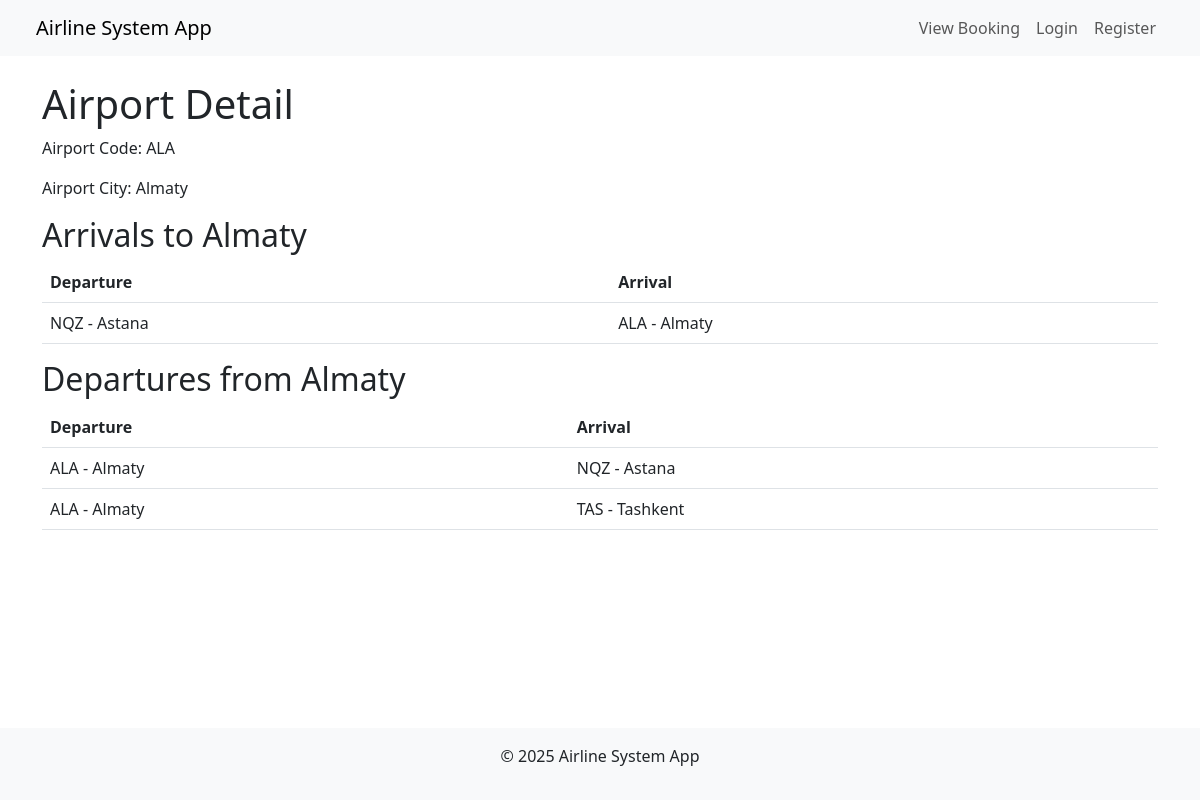
Page /airports/ALA/ on the committed database.
### flights/models.py (models this page shows, shortened)
class Airport(models.Model):
    code = models.CharField(max_length=3, unique=True)
    city = models.CharField(max_length=100)
    def __str__(self):
        return f"{self.code} - {self.city}"

class Flight(models.Model):
    origin = models.ForeignKey(Airport, on_delete=models.CASCADE, related_name="departures")
    destination = models.ForeignKey(Airport, on_delete=models.CASCADE, related_name="arrivals")
    duration = models.PositiveIntegerField()
    capacity = models.PositiveIntegerField()

### flights/views.py (the view)
# urls.py: path('airports/<str:code>/', views.airport_detail, name='airport_detail'),
def airport_detail(request, code):
    airport = models.Airport.objects.get(code=code)
    departures = airport.departures.all()
    arrivals = airport.arrivals.all()
    context = {
        'airport': airport,
        'departures': departures,
        'arrivals': arrivals
    }
    return render(request, 'flights/airport_detail.html', context)

### flights/templates/flights/airport_detail.html (shortened to what this page needs)
{% extends 'base.html' %}
{% block content %}
<h1>Airport Detail</h1>
<p>Airport Code: {{ airport.code }}</p>
<p>Airport City: {{ airport.city }}</p>
<h2>Arrivals to {{ airport.city }}</h2>
<table class="table">
    <thead>
        <tr>
            <th>Departure</th>
            <th>Arrival</th>
        </tr>
    </thead>
    <tbody>
        {% for flight in arrivals %}
        <tr>
            <td>{{ flight.origin }}</td>
            <td>{{ flight.destination }}</td>
        </tr>
        {% endfor %}
    </tbody>
</table>
<h2>Departures from {{ airport.city }}</h2>
<table class="table">
    <thead>
        <tr>
            <th>Departure</th>
            <th>Arrival</th>
        </tr>
    </thead>
    <tbody>
        {% for flight in departures %}
        <tr>
            <td>{{ flight.origin }}</td>
            <td>{{ flight.destination }}</td>
        </tr>
        {% endfor %}
    </tbody>
</table>
{% endblock %}

### rows in the picture
Airport: code "ALA", city "Almaty"
Flight: origin "NQZ - Astana", destination "ALA - Almaty"
Flight: origin "ALA - Almaty", destination "NQZ - Astana"
Flight: origin "ALA - Almaty", destination "TAS - Tashkent"
